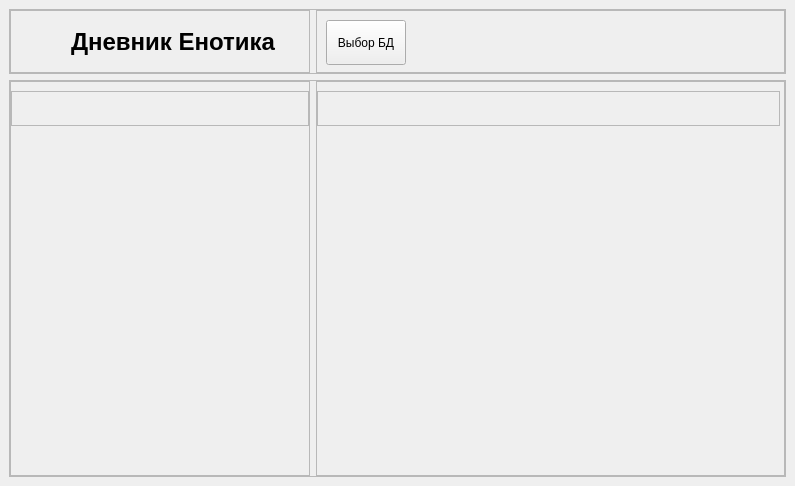
<?xml version="1.0" encoding="UTF-8"?>
<ui version="4.0">
 <class>MainWindow</class>
 <widget class="QMainWindow" name="MainWindow">
  <property name="geometry">
   <rect>
    <x>0</x>
    <y>0</y>
    <width>795</width>
    <height>486</height>
   </rect>
  </property>
  <property name="windowTitle">
   <string>MainWindow</string>
  </property>
  <widget class="QWidget" name="centralwidget">
   <layout class="QVBoxLayout" name="verticalLayout">
    <item>
     <widget class="QFrame" name="header">
      <property name="maximumSize">
       <size>
        <width>16777215</width>
        <height>65</height>
       </size>
      </property>
      <property name="frameShape">
       <enum>QFrame::StyledPanel</enum>
      </property>
      <property name="frameShadow">
       <enum>QFrame::Raised</enum>
      </property>
      <layout class="QHBoxLayout" name="horizontalLayout">
       <property name="leftMargin">
        <number>0</number>
       </property>
       <property name="topMargin">
        <number>0</number>
       </property>
       <property name="rightMargin">
        <number>0</number>
       </property>
       <property name="bottomMargin">
        <number>0</number>
       </property>
       <item>
        <widget class="QFrame" name="logo">
         <property name="maximumSize">
          <size>
           <width>300</width>
           <height>16777215</height>
          </size>
         </property>
         <property name="frameShape">
          <enum>QFrame::StyledPanel</enum>
         </property>
         <property name="frameShadow">
          <enum>QFrame::Raised</enum>
         </property>
         <layout class="QHBoxLayout" name="horizontalLayout_3">
          <item>
           <widget class="QLabel" name="image">
            <property name="maximumSize">
             <size>
              <width>45</width>
              <height>16777215</height>
             </size>
            </property>
            <property name="text">
             <string/>
            </property>
            <property name="pixmap">
             <pixmap resource="diary.qrc">:/images/img/logo.png</pixmap>
            </property>
            <property name="scaledContents">
             <bool>true</bool>
            </property>
           </widget>
          </item>
          <item>
           <widget class="QLabel" name="name">
            <property name="font">
             <font>
              <family>Arimo</family>
              <pointsize>18</pointsize>
              <weight>75</weight>
              <bold>true</bold>
             </font>
            </property>
            <property name="text">
             <string>Дневник Енотика</string>
            </property>
           </widget>
          </item>
         </layout>
        </widget>
       </item>
       <item>
        <widget class="QFrame" name="tools">
         <property name="frameShape">
          <enum>QFrame::StyledPanel</enum>
         </property>
         <property name="frameShadow">
          <enum>QFrame::Raised</enum>
         </property>
         <layout class="QHBoxLayout" name="horizontalLayout_4">
          <item alignment="Qt::AlignLeft">
           <widget class="QPushButton" name="pushButton">
            <property name="minimumSize">
             <size>
              <width>0</width>
              <height>45</height>
             </size>
            </property>
            <property name="text">
             <string>Выбор БД</string>
            </property>
            <property name="icon">
             <iconset resource="diary.qrc">
              <normaloff>:/images/img/db.png</normaloff>:/images/img/db.png</iconset>
            </property>
            <property name="iconSize">
             <size>
              <width>24</width>
              <height>24</height>
             </size>
            </property>
           </widget>
          </item>
         </layout>
        </widget>
       </item>
      </layout>
     </widget>
    </item>
    <item>
     <widget class="QFrame" name="body">
      <property name="frameShape">
       <enum>QFrame::StyledPanel</enum>
      </property>
      <property name="frameShadow">
       <enum>QFrame::Raised</enum>
      </property>
      <layout class="QHBoxLayout" name="horizontalLayout_2">
       <property name="spacing">
        <number>6</number>
       </property>
       <property name="leftMargin">
        <number>0</number>
       </property>
       <property name="topMargin">
        <number>0</number>
       </property>
       <property name="rightMargin">
        <number>0</number>
       </property>
       <property name="bottomMargin">
        <number>0</number>
       </property>
       <item>
        <widget class="QFrame" name="list">
         <property name="maximumSize">
          <size>
           <width>300</width>
           <height>16777215</height>
          </size>
         </property>
         <property name="frameShape">
          <enum>QFrame::StyledPanel</enum>
         </property>
         <property name="frameShadow">
          <enum>QFrame::Raised</enum>
         </property>
         <layout class="QVBoxLayout" name="verticalLayout_2">
          <property name="leftMargin">
           <number>0</number>
          </property>
          <property name="rightMargin">
           <number>0</number>
          </property>
          <item alignment="Qt::AlignTop">
           <widget class="QFrame" name="list_tools">
            <property name="minimumSize">
             <size>
              <width>0</width>
              <height>35</height>
             </size>
            </property>
            <property name="frameShape">
             <enum>QFrame::StyledPanel</enum>
            </property>
            <property name="frameShadow">
             <enum>QFrame::Raised</enum>
            </property>
           </widget>
          </item>
         </layout>
        </widget>
       </item>
       <item>
        <widget class="QFrame" name="textedit">
         <property name="frameShape">
          <enum>QFrame::StyledPanel</enum>
         </property>
         <property name="frameShadow">
          <enum>QFrame::Raised</enum>
         </property>
         <layout class="QVBoxLayout" name="verticalLayout_3">
          <property name="leftMargin">
           <number>0</number>
          </property>
          <property name="rightMargin">
           <number>4</number>
          </property>
          <item alignment="Qt::AlignTop">
           <widget class="QFrame" name="textedit_tools">
            <property name="minimumSize">
             <size>
              <width>0</width>
              <height>35</height>
             </size>
            </property>
            <property name="frameShape">
             <enum>QFrame::StyledPanel</enum>
            </property>
            <property name="frameShadow">
             <enum>QFrame::Raised</enum>
            </property>
            <property name="lineWidth">
             <number>-4</number>
            </property>
           </widget>
          </item>
         </layout>
        </widget>
       </item>
      </layout>
     </widget>
    </item>
   </layout>
  </widget>
 </widget>
 <resources>
  <include location="diary.qrc"/>
 </resources>
 <connections/>
</ui>
